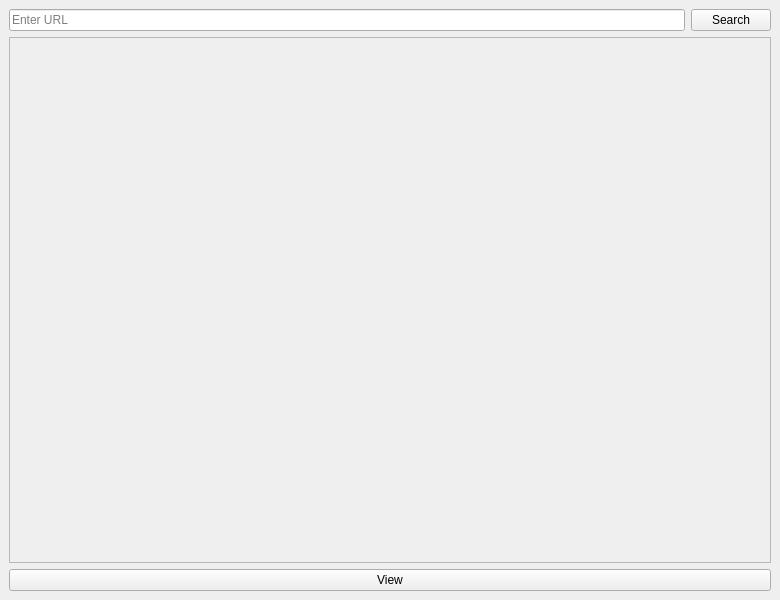
<?xml version="1.0" encoding="UTF-8"?>
<ui version="4.0">
 <class>MainWindow</class>
 <widget class="QMainWindow" name="MainWindow">
  <property name="geometry">
   <rect>
    <x>0</x>
    <y>0</y>
    <width>780</width>
    <height>600</height>
   </rect>
  </property>
  <property name="windowTitle">
   <string>MainWindow</string>
  </property>
  <widget class="QWidget" name="centralwidget">
   <layout class="QVBoxLayout" name="verticalLayout">
    <item>
     <layout class="QHBoxLayout" name="searchLayout">
      <item>
       <widget class="QLineEdit" name="searchLine">
        <property name="placeholderText">
         <string>Enter URL</string>
        </property>
       </widget>
      </item>
      <item>
       <widget class="QPushButton" name="searchButton">
        <property name="sizePolicy">
         <sizepolicy hsizetype="Fixed" vsizetype="Fixed">
          <horstretch>0</horstretch>
          <verstretch>0</verstretch>
         </sizepolicy>
        </property>
        <property name="text">
         <string>Search</string>
        </property>
       </widget>
      </item>
     </layout>
    </item>
    <item>
     <widget class="QScrollArea" name="scrollArea">
      <property name="widgetResizable">
       <bool>true</bool>
      </property>
     </widget>
    </item>
    <item>
     <widget class="QPushButton" name="viewButton">
      <property name="text">
       <string>View</string>
      </property>
     </widget>
    </item>
   </layout>
  </widget>
 </widget>
 <resources/>
 <connections/>
</ui>
